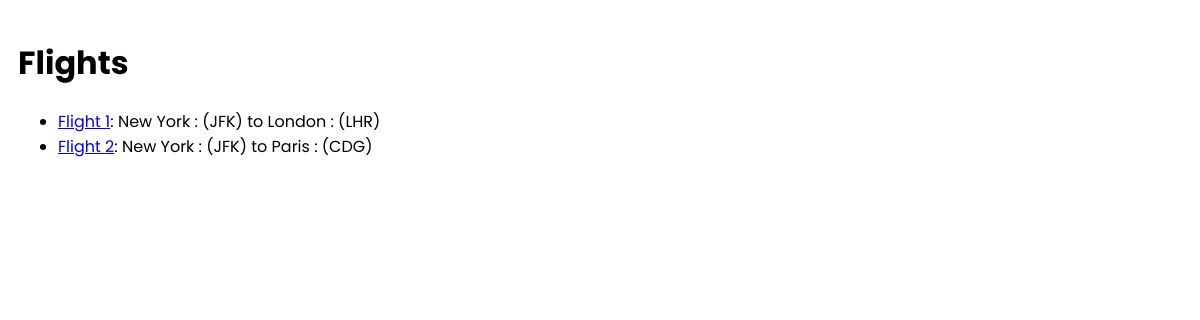
The page /flights/ on the database as committed earlier.
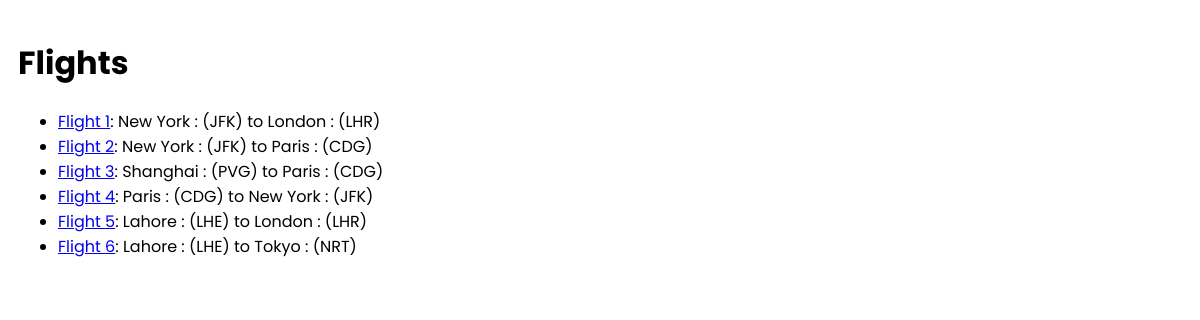
The same page on the database as committed later.
### flights/models.py (models this page shows, shortened)
class Flight(models.Model):
    origin = models.ForeignKey(Airport, on_delete=models.CASCADE , related_name="departures")
    destination = models.ForeignKey(Airport, on_delete=models.CASCADE , related_name="arrivals")
    duration = models.IntegerField()

class Airport (models.Model):
    code = models.CharField(max_length=3)
    city = models.CharField(max_length=64)
    def __str__(self):
        return f"{self.city} : ({self.code})"

### flights/views.py (the view)
# urls.py: path("",views.index , name="index"),
def index (request):
    return render (request , "flights/index.html",{
        "flights" : Flight.objects.all()
    })

### flights/templates/flights/index.html
{% extends "flights/layout.html" %}
{% block body %}
    <h1>Flights</h1>
    <ul>
        {% for flight in flights %}
            <li><a href="{% url 'flight:flight' flight.id %}">Flight {{ flight.id }}</a>: {{ flight.origin }} to {{ flight.destination }}</li>
        {% empty %}
            <li>No Flights</li>
        {% endfor %}
    </ul>
{% endblock %}

### flights/templates/flights/layout.html (shortened to what this page needs)
{% load static %}
<!DOCTYPE html>
<html lang="en">
<head>
    <link href="{% static 'flights/styles.css' %}" rel="stylesheet">
</head>
<body>
    {% block body %}
    {% endblock %}
</body>
</html>

### flights/static/flights/styles.css (style rules this page uses)
body { padding: 10px; }
ul li { font-family: 'Poppins', sans-serif; }
h1 ,h2, a, button { font-family: 'Poppins', sans-serif; }

Rows that differ between the two databases and show on the page:
added Flight: id "3", origin "Shanghai : (PVG)", destination "Paris : (CDG)"
added Flight: id "4", origin "Paris : (CDG)", destination "New York : (JFK)"
added Flight: id "5", origin "Lahore : (LHE)", destination "London : (LHR)"
added Flight: id "6", origin "Lahore : (LHE)", destination "Tokyo : (NRT)"
